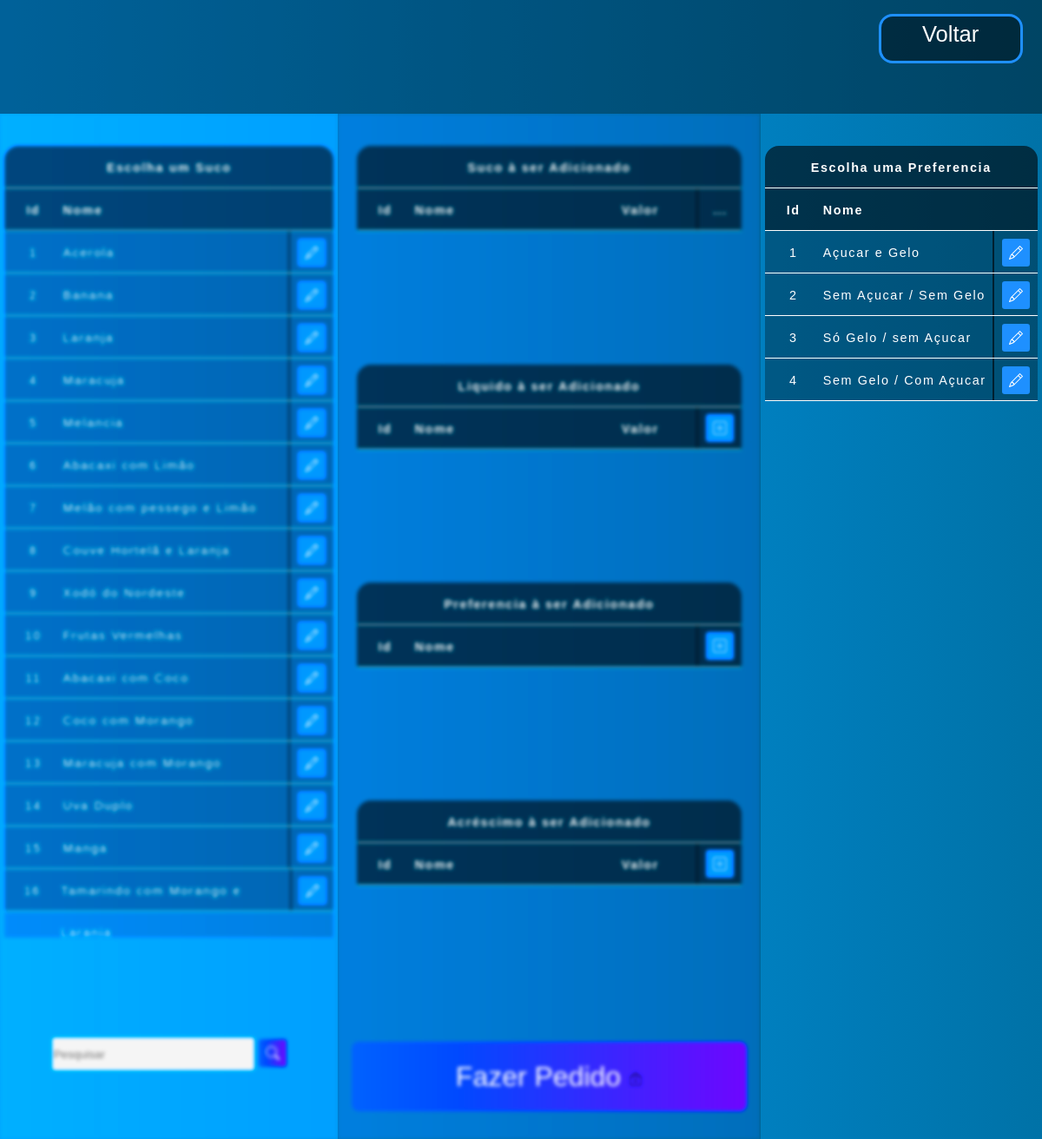
Screenshot of /Public/Pedir_Select_Preferencias.php with the database file from the repository.
### tables this page shows
CREATE TABLE `select_sucos` (
  `id` int(11) NOT NULL,
  `nome` varchar(100) NOT NULL,
  `fruta_1` varchar(45) NOT NULL,
  `peso_1` varchar(45) NOT NULL,
  `fruta_2` varchar(45) NOT NULL,
  `peso_2` varchar(45) NOT NULL,
  `fruta_3` varchar(45) NOT NULL,
  `peso_3` varchar(45) NOT NULL,
  `fruta_4` varchar(45) NOT NULL,
  `peso_4` varchar(45) NOT NULL,
  `fruta_5` varchar(45) NOT NULL,
  `peso_5` varchar(45) NOT NULL,
  `liquido_id_fk` varchar(45) NOT NULL,
  `liquido_peso` varchar(45) NOT NULL,
  PRIMARY KEY (`id`)
);

CREATE TABLE `select_preferencias` (
  `id` int(11) NOT NULL,
  `nome` varchar(45) NOT NULL,
  PRIMARY KEY (`id`)
);

### Public/Templates/Table_Select_Sucos.php (the view, shortened to what this page needs)
<?php
    include_once('../config.php');
    if(!empty($_GET['search']))
    {
        $data = $_GET['search'];
        $sql = "SELECT * FROM select_sucos WHERE id LIKE '%$data%' or nome LIKE '%$data%' ORDER BY id ";
    }
    else
    {
        $sql = "SELECT * FROM select_sucos";
    }
    $result = $conexao->query($sql);
    $table_Select = 'select_sucos';
    $table_Insert = 'pre_suco';
?>
<div class="col_100vh">
<div class="container_col">
    <div class="col_2rem"></div>
    <table id="table_select_sucos">
        <thead>
            <tr>
                <th class="title_table" >Escolha um Suco</th>
            </tr>
            <tr>
                <th class="id"      >Id</th>
                <th class="nome"    >Nome</th>
                <th class="preenche_tam"    ></th>
            </tr>
        </thead>
        <tbody>
            <?php
                while($user_data = mysqli_fetch_assoc($result)) {
                    echo    "<tr>";
                    echo    "<td class='id'>".$user_data['id']."</td>";
                    echo    "<td class='nome'>".$user_data['nome']."</td>";
                    echo    "<td class='preenche'></td>";
                    echo    "<td class='botao'>
                                <a href='tools/Tools_Add_Suco.php?table_Select=$table_Select&id_Select=$user_data[id]&table_Insert=$table_Insert' title='Marcar' id='btn-primary'>
                                    <svg xmlns='http://www.w3.org/2000/svg' width='16' height='16' fill='currentColor' class='bi bi-pencil' viewBox='0 0 16 16'>
                                        <path d='M12.146.146a.5.5 0 0 1 .708 0l3 3a.5.5 0 0 1 0 .708l-10 10a.5.5 0 0 1-.168.11l-5 2a.5.5 0 0 1-.65-.65l2-5a.5.5 0 0 1 .11-.168l10-10zM11.207 2.5 13.5 4.793 14.793 3.5 12.5 1.207 11.207 2.5zm1.586 3L10.5 3.207 4 9.707V10h.5a.5.5 0 0 1 .5.5v.5h.5a.5.5 0 0 1 .5.5v.5h.293l6.5-6.5zm-9.761 5.175-.106.106-1.528 3.821 3.821-1.528.106-.106A.5.5 0 0 1 5 12.5V12h-.5a.5.5 0 0 1-.5-.5V11h-.5a.5.5 0 0 1-.468-.325z'/>
                                    </svg>
                                </a>
                            </td>";
                    echo    "</tr>";
                }
            ?>
        </tbody>
    </table>
    <div class="spc"></div>
    <div class="box-search">
        <input type="search" class="form-control w-25" placeholder="Pesquisar" id="pesquisar">
            <a onclick="searchData()" id="btn-pesquisar" >
            </a>
    </div>
    </div>
</div>

### Public/Templates/Table_Select_Preferencias.php
<?php
    include_once('../config.php');
    $sql = "SELECT * FROM Select_preferencias ";
    $result = $conexao->query($sql);
    $table_Select = 'Select_preferencias';
    $table_Insert = 'pre_preferencia';
?>
<table class="table" id="table_select_preferencias">
    <thead>
        <tr>
            <th class="title_table" >Escolha uma Preferencia</th>
        </tr>
        <tr>
            <th class="id"      >Id         </th>
            <th class="nome"   >Nome      </th>
            <th class="preenche_tam"   >   </th>
        </tr>
    </thead>
    <tbody>
        <?php
            while($user_data = mysqli_fetch_assoc($result)) {
                    echo "<tr>";
                    echo "<td class='id'>".$user_data['id']."</td>";
                    echo "<td class='nome'>".$user_data['nome']."</td>";
                    echo    "<td class='preenche'></td>";
                    echo "<td class='botao'>
                    <a href='tools/Tools_Add_Preferencia.php?table_Select=$table_Select&id_Select=$user_data[id]&table_Insert=$table_Insert' title='Marcar' id='btn-primary'>
                        <svg xmlns='http://www.w3.org/2000/svg' width='16' height='16' fill='currentColor' class='bi bi-pencil' viewBox='0 0 16 16'>
                            <path d='M12.146.146a.5.5 0 0 1 .708 0l3 3a.5.5 0 0 1 0 .708l-10 10a.5.5 0 0 1-.168.11l-5 2a.5.5 0 0 1-.65-.65l2-5a.5.5 0 0 1 .11-.168l10-10zM11.207 2.5 13.5 4.793 14.793 3.5 12.5 1.207 11.207 2.5zm1.586 3L10.5 3.207 4 9.707V10h.5a.5.5 0 0 1 .5.5v.5h.5a.5.5 0 0 1 .5.5v.5h.293l6.5-6.5zm-9.761 5.175-.106.106-1.528 3.821 3.821-1.528.106-.106A.5.5 0 0 1 5 12.5V12h-.5a.5.5 0 0 1-.5-.5V11h-.5a.5.5 0 0 1-.468-.325z'/>
                        </svg>
                        </a>
                        </td>";
                    echo "</tr>";
            }
            ?>
    </tbody>
</table>

### Public/Static/css/Tela.css (style rules this page uses)
html { width: 100vw; height: 100vh; }
a { text-decoration: none; }
#btn-primary, #btn-danger, #btn-pesquisar { display:inline-block; color:white; background-color: dodgerblue; cursor: pointer; width: 2rem; height: 2rem; line-height: 2.4rem; border-radius: 0.2rem; text-align: center; position: relative; top: 0.15em; }
#btn-pesquisar { background-image: linear-gradient(to right,rgb(0, 92, 197), rgb(90, 20, 220)); }
.box-search { width: 100%; text-align: center; }
.form-control { background-color: whitesmoke; border-radius: 0.2rem; border: none; width: 60%; height: 2.4rem; }

### Public/Static/css/Table.css (style rules this page uses)
.title_table { width: 100%; }
table { border-radius: 1rem 1rem 0 0; padding: 0.2rem; letter-spacing: 0.1rem; font-size: 0.9rem; color:white; text-align: center; width: 100%; }
thead { background: rgba(0, 0, 0, 0.6); display: inline-block; width: 100%; border-radius: 1rem 1rem 0 0; }
tbody { display: inline-block; width: 100%; overflow:auto; max-height: 68vh; }
tr { display: flex; flex-flow: row; width: 100%; height: 3rem; line-height:3rem; font-family: Arial, Helvetica, sans-serif; border-bottom:0.12rem solid white; float:left; }
tbody tr { background: rgba(0, 0, 0, 0.3); }
tr .id { flex-grow: 0; flex-basis: 4rem; }
tr .nome { text-align: left; flex-grow: 1; flex-basis: auto; }
tr .preenche { background: rgba(0, 0, 0, 0.6); }
tr .preenche_tam { flex-grow: 0; flex-basis: 3.4rem; }
tr .botao { flex-grow: 0; flex-basis: 3rem; }
#table_select_sucos tbody tr { background: rgba(0, 0, 0, 0.2); }
#table_select_sucos tbody, #table_select_liquidos tbody, #table_select_preferencias tbody, #table_select_acrescimos tbody { max-height: 62vh; }
#table_select_sucos tbody { height: 62vh; background: rgba(0, 0, 0, 0.2); }

### Public/Static/css/Container.css (style rules this page uses)
.container_row .spc { flex-grow: 1; flex-basis: auto; }
.container_col { display: flex; flex-flow: column; width: 100%; height: 100%; float:left; }
.container_col .col_2rem { flex-grow: 0; flex-basis: 2rem; }
.container_col .col_100vh { flex-grow: 0; flex-basis: 84vh; }

### rows the page displays
select_sucos: id "1", nome "Acerola"
select_sucos: id "2", nome "Banana"
select_sucos: id "3", nome "Laranja"
select_sucos: id "4", nome "Maracuja"
select_sucos: id "5", nome "Melancia"
select_sucos: id "6", nome "Abacaxi com Limão"
select_sucos: id "7", nome "Melão com pessego e Limão"
select_sucos: id "8", nome "Couve Hortelã e Laranja"
select_sucos: id "9", nome "Xodó do Nordeste"
select_sucos: id "10", nome "Frutas Vermelhas"
select_sucos: id "11", nome "Abacaxi com Coco"
select_sucos: id "12", nome "Coco com Morango"
select_sucos: id "13", nome "Maracuja com Morango"
select_sucos: id "14", nome "Uva Duplo"
select_sucos: id "15", nome "Manga"
select_sucos: id "16", nome "Tamarindo com Morango e Laranja"
select_preferencias: id "1", nome "Açucar e Gelo"
select_preferencias: id "2", nome "Sem Açucar / Sem Gelo"
select_preferencias: id "3", nome "Só Gelo / sem Açucar"
select_preferencias: id "4", nome "Sem Gelo / Com Açucar"
